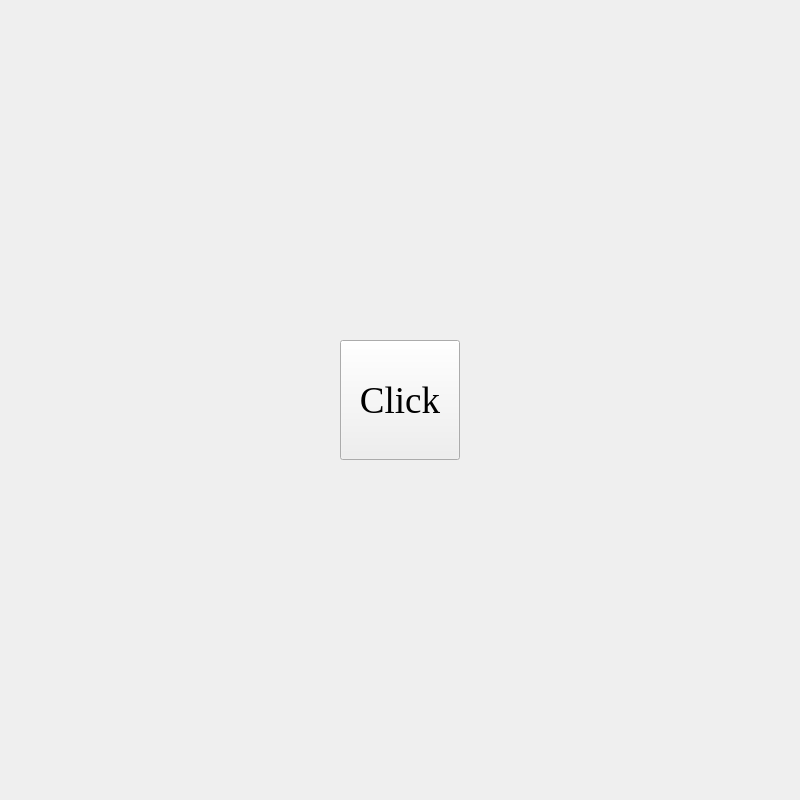
<?xml version="1.0" encoding="UTF-8"?>
<ui version="4.0">
 <class>Form</class>
 <widget class="QWidget" name="Form">
  <property name="geometry">
   <rect>
    <x>0</x>
    <y>0</y>
    <width>800</width>
    <height>800</height>
   </rect>
  </property>
  <property name="maximumSize">
   <size>
    <width>800</width>
    <height>800</height>
   </size>
  </property>
  <property name="windowTitle">
   <string>Form</string>
  </property>
  <widget class="QPushButton" name="pushButton">
   <property name="geometry">
    <rect>
     <x>340</x>
     <y>340</y>
     <width>120</width>
     <height>120</height>
    </rect>
   </property>
   <property name="font">
    <font>
     <family>Times New Roman</family>
     <pointsize>28</pointsize>
     <weight>50</weight>
     <italic>false</italic>
     <bold>false</bold>
    </font>
   </property>
   <property name="text">
    <string>Click</string>
   </property>
  </widget>
 </widget>
 <resources/>
 <connections/>
</ui>
